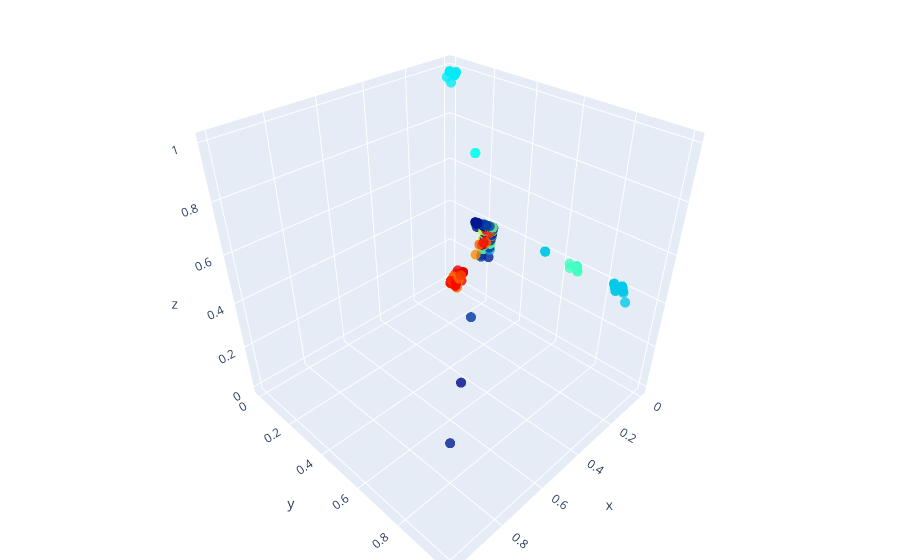

Notebook code cell kept with this figure:
### Code cell
import plotly.graph_objs as go

x = corpus_df["PC1"]
y = corpus_df["PC2"]
z = corpus_df["PC3"]
color = corpus_df["tag_labels"]

fig = go.Figure([
    go.Scatter3d(
        x=x,
        y=y,
        z=z,
        mode='markers',
        marker=dict(
            size=3.5,
            color=color,
            colorscale='Jet',
            opacity=0.8
        ),
        name="Principle Components of Tokens"
    )
])

fig.update_layout(
    margin=dict(l=0, r=0, b=0, t=0),
    title="Plot Title"
)
fig.show()

### Figure 1 — Plotly figure (JSON) as saved in the notebook; plotly's stock layout.template omitted (floating-point values rounded to 4 significant figures; data arrays with more than 128 entries replaced by an {"elided": "..."} marker saying what was removed)
{"data": [{"marker": {"color": {"elided": "5000 int values"}, "colorscale": [[0.0, "rgb(0,0,131)"], [0.2, "rgb(0,60,170)"], [0.4, "rgb(5,255,255)"], [0.6, "rgb(255,255,0)"], [0.8, "rgb(250,0,0)"], [1.0, "rgb(128,0,0)"]], "opacity": 0.8, "size": 3.5}, "mode": "markers", "name": "Principle Components of Tokens", "x": {"elided": "5000 float values"}, "y": {"elided": "5000 float values"}, "z": {"elided": "5000 float values"}, "type": "scatter3d"}], "layout": {"margin": {"l": 0, "r": 0, "b": 0, "t": 0}, "title": {"text": "Plot Title"}}}
